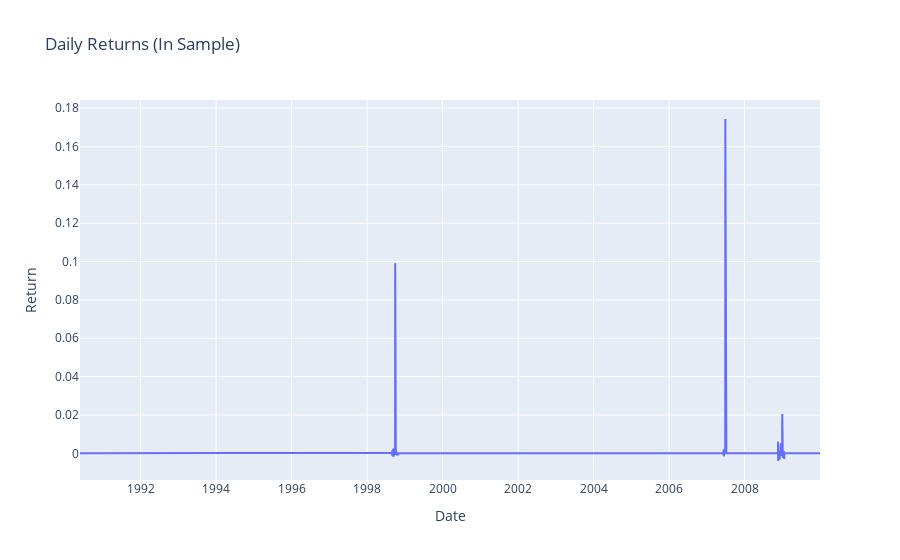

Write notebook code for a chart like this one.
### Markdown cell above
*Daily Returns*

### Code cell
fig = go.Figure()

fig.add_trace(
    go.Scatter(
        x = returns.index,
        y = returns['daily_return'],
    )
)

fig.update_layout(title = 'Daily Returns (In Sample)')
fig.update_xaxes(title= 'Date')
fig.update_yaxes(title = 'Return')
fig.show()

### Figure 1 — Plotly figure (JSON) as saved in the notebook; plotly's stock layout.template omitted (floating-point values rounded to 4 significant figures; data arrays with more than 128 entries replaced by an {"elided": "..."} marker saying what was removed)
{"data": [{"type": "scatter", "x": {"elided": "4897 str values"}, "y": {"elided": "4897 float values"}}], "layout": {"title": {"text": "Daily Returns (In Sample)"}, "xaxis": {"title": {"text": "Date"}}, "yaxis": {"title": {"text": "Return"}}}}
